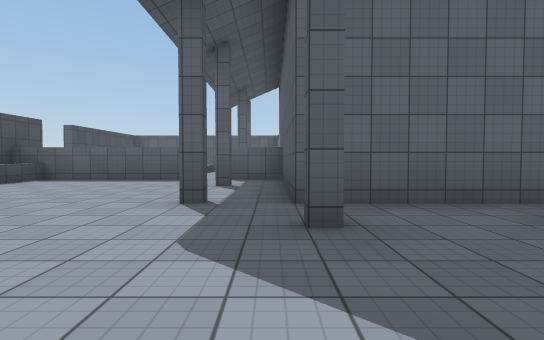
view 1 (above)

13 first-person views from a walk through a 3-D level made in the Unity game engine. The camera is 1.2 m above the floor, tilts 2° down and sees 80° across. Doors are open. The floor is counted in squares, 2.47 m on a side. Each view is taken from the middle of a square. On the plan, view 1 faces up. The plan holds only what a view shows up to about 9 squares ahead; the rest is blank. The player character is not drawn. Surface patterns are stand-ins for the level's own textures.

view 2
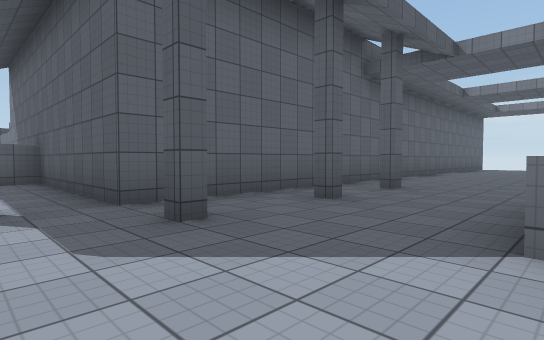

view 3
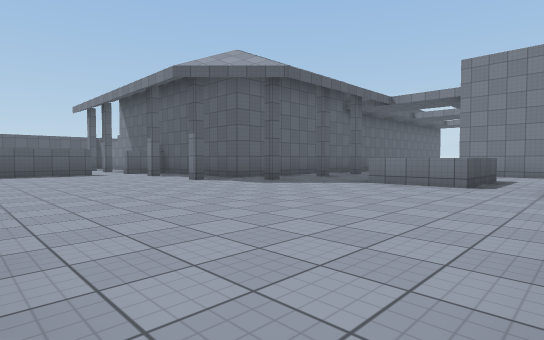

view 4
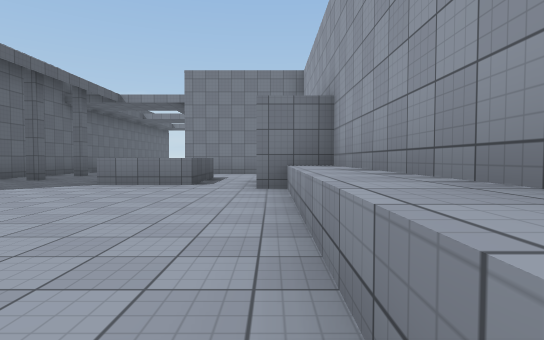

view 5
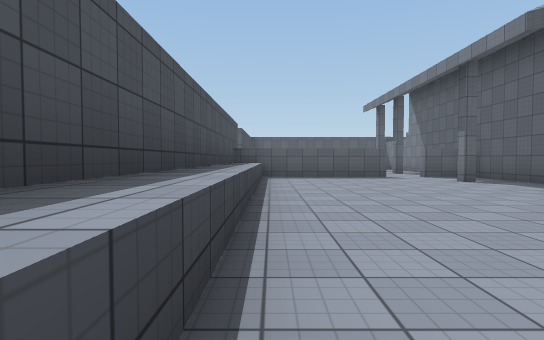

view 6
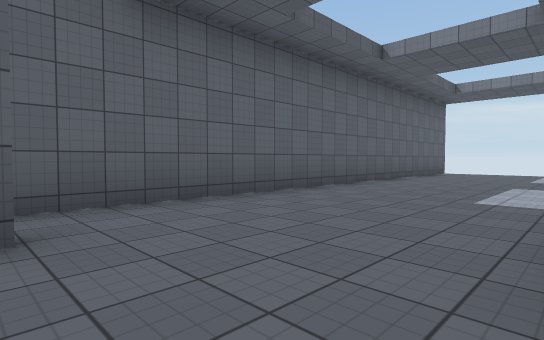

view 7
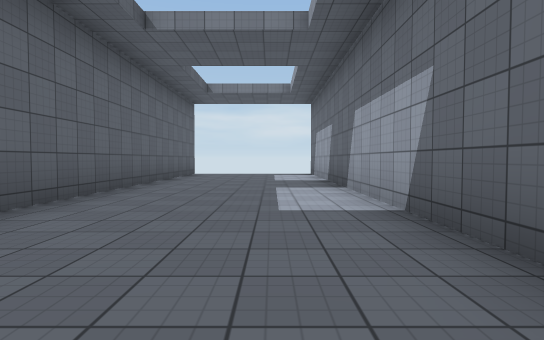

view 8
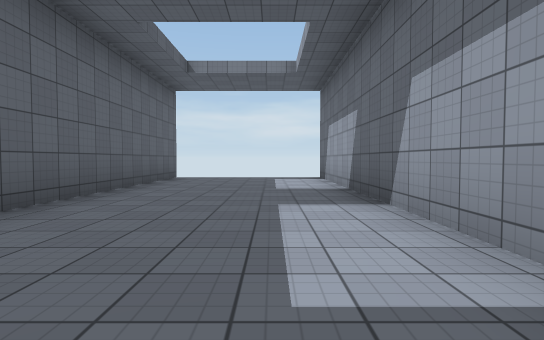

view 9
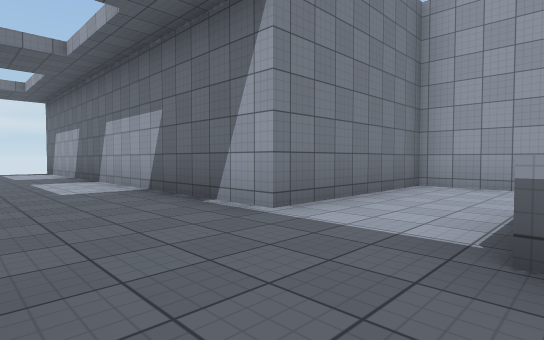

view 10
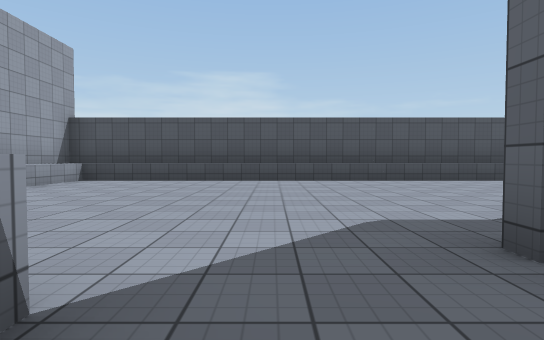

view 11
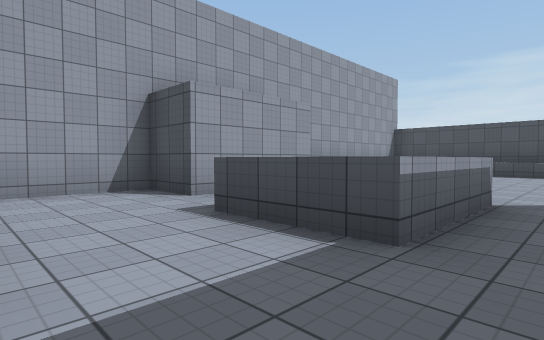

view 12
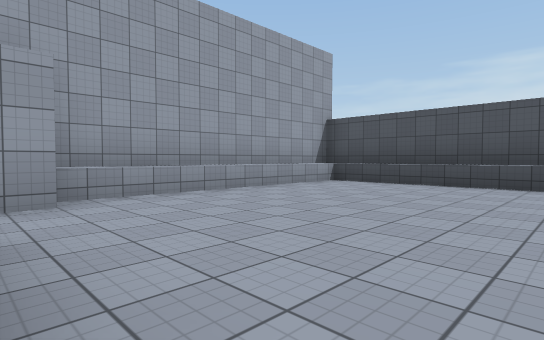

view 13
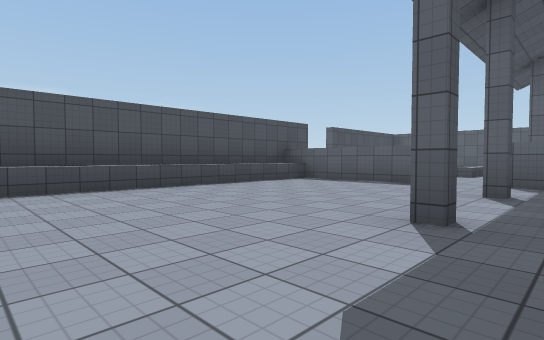

### Floor plan
Key: @ floor where view 1 was taken; # wall or solid block; x gap in a wall; . floor; ^ raised ledge.
Columns run from 6 left of view 1 to 16 right of it. Each row starts with its distance up from view 1.
  8 ####x###
  7 #......#
  6 #....#.#
  5 #......#
  4 #....#.################
  3 #.....................
  2 #.....#.#.#...........
  1 #.....................
  0 #.....@^^^............
 -1 #......^^^..###########
 -2 #...........#
 -3 #......##...#
 -4 #############

Where each view was taken, in squares from view 1:
view 1: 0 up, 0 right, facing up
view 2: 0 up, 1 left, facing up-right
view 3: 3 down, 5 left, facing up-right
view 4: 3 down, 5 left, facing right
view 5: 1 down, 5 left, facing up
view 6: 0 up, 4 right, facing up-right
view 7: 1 up, 5 right, facing right
view 8: 1 up, 7 right, facing right
view 9: 2 up, 3 right, facing down-right
view 10: 1 up, 2 right, facing left
view 11: 1 up, 5 right, facing down-left
view 12: 1 up, 1 right, facing down-left
view 13: 1 up, 0 right, facing up-left
